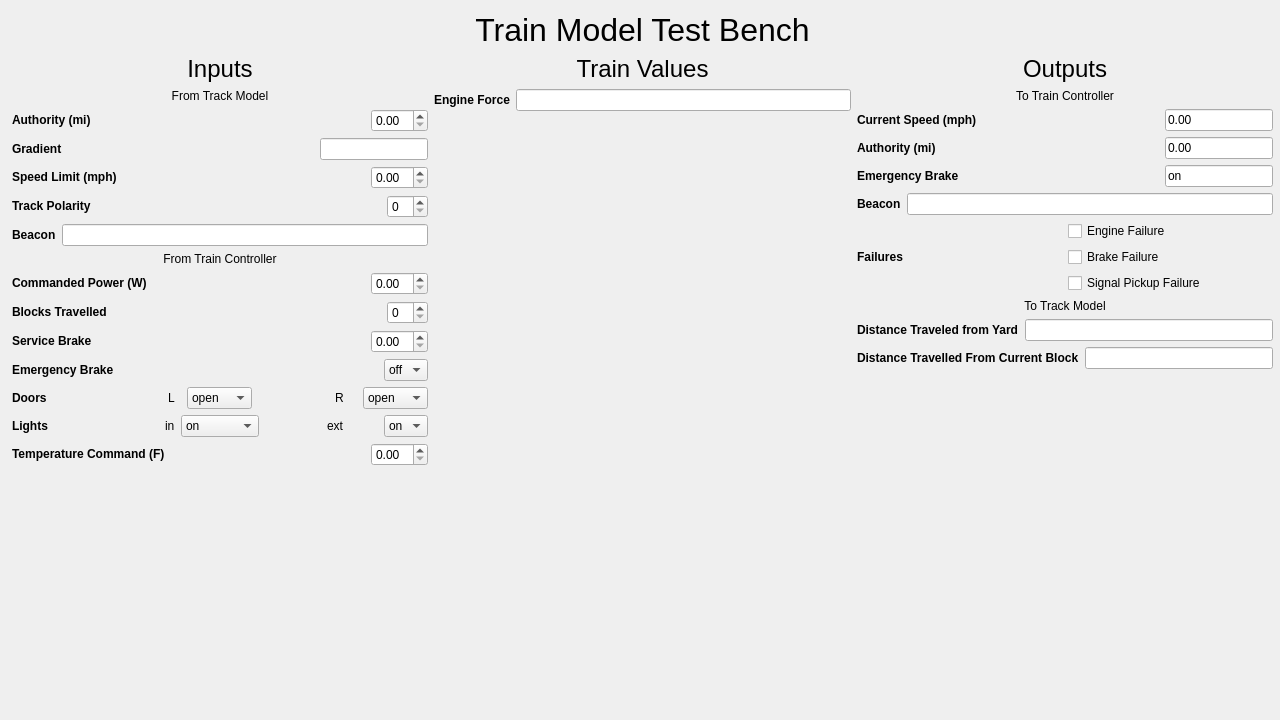
<?xml version="1.0" encoding="UTF-8"?>
<ui version="4.0">
 <class>TrainModelModule</class>
 <widget class="QMainWindow" name="TrainModelModule">
  <property name="geometry">
   <rect>
    <x>0</x>
    <y>0</y>
    <width>1280</width>
    <height>720</height>
   </rect>
  </property>
  <property name="maximumSize">
   <size>
    <width>1280</width>
    <height>720</height>
   </size>
  </property>
  <property name="font">
   <font>
    <family>Arial</family>
   </font>
  </property>
  <property name="windowTitle">
   <string>Train Model Test Bench</string>
  </property>
  <widget class="QWidget" name="centralwidget">
   <property name="mouseTracking">
    <bool>false</bool>
   </property>
   <widget class="QWidget" name="">
    <property name="geometry">
     <rect>
      <x>12</x>
      <y>12</y>
      <width>1261</width>
      <height>681</height>
     </rect>
    </property>
    <layout class="QVBoxLayout" name="verticalLayout_6">
     <item>
      <widget class="QLabel" name="label_32">
       <property name="text">
        <string>&lt;html&gt;&lt;head/&gt;&lt;body&gt;&lt;p align=&quot;center&quot;&gt;&lt;span style=&quot; font-size:24pt;&quot;&gt;Train Model Test Bench&lt;/span&gt;&lt;/p&gt;&lt;/body&gt;&lt;/html&gt;</string>
       </property>
      </widget>
     </item>
     <item>
      <layout class="QHBoxLayout" name="horizontalLayout_21">
       <item>
        <layout class="QVBoxLayout" name="verticalLayout_2">
         <item>
          <widget class="QLabel" name="label_17">
           <property name="text">
            <string>&lt;html&gt;&lt;head/&gt;&lt;body&gt;&lt;p align=&quot;center&quot;&gt;&lt;span style=&quot; font-size:18pt;&quot;&gt;Inputs&lt;/span&gt;&lt;/p&gt;&lt;/body&gt;&lt;/html&gt;</string>
           </property>
          </widget>
         </item>
         <item>
          <layout class="QVBoxLayout" name="verticalLayout">
           <item>
            <widget class="QLabel" name="label_26">
             <property name="text">
              <string>&lt;html&gt;&lt;head/&gt;&lt;body&gt;&lt;p align=&quot;center&quot;&gt;From Track Model&lt;/p&gt;&lt;/body&gt;&lt;/html&gt;</string>
             </property>
            </widget>
           </item>
           <item>
            <layout class="QHBoxLayout" name="horizontalLayout_2">
             <item>
              <widget class="QLabel" name="label_2">
               <property name="text">
                <string>&lt;html&gt;&lt;head/&gt;&lt;body&gt;&lt;p&gt;&lt;span style=&quot; font-weight:600;&quot;&gt;Authority (mi)&lt;/span&gt;&lt;/p&gt;&lt;/body&gt;&lt;/html&gt;</string>
               </property>
              </widget>
             </item>
             <item alignment="Qt::AlignRight">
              <widget class="QDoubleSpinBox" name="authoritySelect"/>
             </item>
            </layout>
           </item>
           <item>
            <layout class="QHBoxLayout" name="horizontalLayout_6">
             <item>
              <widget class="QLabel" name="label_6">
               <property name="text">
                <string>&lt;html&gt;&lt;head/&gt;&lt;body&gt;&lt;p&gt;&lt;span style=&quot; font-weight:600;&quot;&gt;Gradient&lt;/span&gt;&lt;/p&gt;&lt;/body&gt;&lt;/html&gt;</string>
               </property>
              </widget>
             </item>
             <item alignment="Qt::AlignRight">
              <widget class="QLineEdit" name="lineEdit_4"/>
             </item>
            </layout>
           </item>
           <item>
            <layout class="QHBoxLayout" name="horizontalLayout_3">
             <item>
              <widget class="QLabel" name="label_3">
               <property name="text">
                <string>&lt;html&gt;&lt;head/&gt;&lt;body&gt;&lt;p&gt;&lt;span style=&quot; font-weight:600;&quot;&gt;Speed Limit (mph)&lt;/span&gt;&lt;/p&gt;&lt;/body&gt;&lt;/html&gt;</string>
               </property>
              </widget>
             </item>
             <item alignment="Qt::AlignRight">
              <widget class="QDoubleSpinBox" name="tb_speedLimitSelect"/>
             </item>
            </layout>
           </item>
           <item>
            <layout class="QHBoxLayout" name="horizontalLayout_10">
             <item>
              <widget class="QLabel" name="label_14">
               <property name="text">
                <string>&lt;html&gt;&lt;head/&gt;&lt;body&gt;&lt;p&gt;&lt;span style=&quot; font-weight:600;&quot;&gt;Track Polarity&lt;/span&gt;&lt;/p&gt;&lt;/body&gt;&lt;/html&gt;</string>
               </property>
              </widget>
             </item>
             <item alignment="Qt::AlignRight">
              <widget class="QSpinBox" name="tb_trackPolarity"/>
             </item>
            </layout>
           </item>
           <item>
            <layout class="QHBoxLayout" name="horizontalLayout_16">
             <item>
              <widget class="QLabel" name="label_22">
               <property name="text">
                <string>&lt;html&gt;&lt;head/&gt;&lt;body&gt;&lt;p&gt;&lt;span style=&quot; font-weight:600;&quot;&gt;Beacon&lt;/span&gt;&lt;/p&gt;&lt;/body&gt;&lt;/html&gt;</string>
               </property>
              </widget>
             </item>
             <item>
              <widget class="QLineEdit" name="tb_beaconEntry"/>
             </item>
            </layout>
           </item>
           <item>
            <widget class="QLabel" name="label_27">
             <property name="text">
              <string>&lt;html&gt;&lt;head/&gt;&lt;body&gt;&lt;p align=&quot;center&quot;&gt;From Train Controller&lt;/p&gt;&lt;/body&gt;&lt;/html&gt;</string>
             </property>
            </widget>
           </item>
           <item>
            <layout class="QHBoxLayout" name="horizontalLayout">
             <item>
              <widget class="QLabel" name="label">
               <property name="text">
                <string>&lt;html&gt;&lt;head/&gt;&lt;body&gt;&lt;p&gt;&lt;span style=&quot; font-weight:600;&quot;&gt;Commanded Power (W)&lt;/span&gt;&lt;/p&gt;&lt;/body&gt;&lt;/html&gt;</string>
               </property>
              </widget>
             </item>
             <item alignment="Qt::AlignRight">
              <widget class="QDoubleSpinBox" name="velocitySelect"/>
             </item>
            </layout>
           </item>
           <item>
            <layout class="QHBoxLayout" name="horizontalLayout_4">
             <item>
              <widget class="QLabel" name="label_4">
               <property name="text">
                <string>&lt;html&gt;&lt;head/&gt;&lt;body&gt;&lt;p&gt;&lt;span style=&quot; font-weight:600;&quot;&gt;Blocks Travelled&lt;/span&gt;&lt;/p&gt;&lt;/body&gt;&lt;/html&gt;</string>
               </property>
              </widget>
             </item>
             <item alignment="Qt::AlignRight">
              <widget class="QSpinBox" name="blockSelect"/>
             </item>
            </layout>
           </item>
           <item>
            <layout class="QHBoxLayout" name="horizontalLayout_5">
             <item>
              <widget class="QLabel" name="label_5">
               <property name="text">
                <string>&lt;html&gt;&lt;head/&gt;&lt;body&gt;&lt;p&gt;&lt;span style=&quot; font-weight:600;&quot;&gt;Service Brake&lt;/span&gt;&lt;/p&gt;&lt;/body&gt;&lt;/html&gt;</string>
               </property>
              </widget>
             </item>
             <item alignment="Qt::AlignRight">
              <widget class="QDoubleSpinBox" name="tb_serviceBrake"/>
             </item>
            </layout>
           </item>
           <item>
            <layout class="QHBoxLayout" name="horizontalLayout_18">
             <item>
              <widget class="QLabel" name="label_24">
               <property name="text">
                <string>&lt;html&gt;&lt;head/&gt;&lt;body&gt;&lt;p&gt;&lt;span style=&quot; font-weight:600;&quot;&gt;Emergency Brake&lt;/span&gt;&lt;/p&gt;&lt;/body&gt;&lt;/html&gt;</string>
               </property>
              </widget>
             </item>
             <item alignment="Qt::AlignRight">
              <widget class="QComboBox" name="tb_eBrakeToggle">
               <item>
                <property name="text">
                 <string>off</string>
                </property>
               </item>
               <item>
                <property name="text">
                 <string>on</string>
                </property>
               </item>
              </widget>
             </item>
            </layout>
           </item>
           <item>
            <layout class="QHBoxLayout" name="horizontalLayout_7">
             <item>
              <widget class="QLabel" name="label_7">
               <property name="text">
                <string>&lt;html&gt;&lt;head/&gt;&lt;body&gt;&lt;p&gt;&lt;span style=&quot; font-weight:600;&quot;&gt;Doors&lt;/span&gt;&lt;/p&gt;&lt;/body&gt;&lt;/html&gt;</string>
               </property>
              </widget>
             </item>
             <item alignment="Qt::AlignRight">
              <widget class="QLabel" name="label_8">
               <property name="text">
                <string>L</string>
               </property>
              </widget>
             </item>
             <item alignment="Qt::AlignHCenter">
              <widget class="QComboBox" name="tb_leftDoorToggle">
               <item>
                <property name="text">
                 <string>open</string>
                </property>
               </item>
               <item>
                <property name="text">
                 <string>closed</string>
                </property>
               </item>
              </widget>
             </item>
             <item alignment="Qt::AlignRight|Qt::AlignVCenter">
              <widget class="QLabel" name="label_9">
               <property name="text">
                <string>R</string>
               </property>
              </widget>
             </item>
             <item alignment="Qt::AlignRight">
              <widget class="QComboBox" name="tb_rightDoorToggle">
               <item>
                <property name="text">
                 <string>open</string>
                </property>
               </item>
               <item>
                <property name="text">
                 <string>closed</string>
                </property>
               </item>
              </widget>
             </item>
            </layout>
           </item>
           <item>
            <layout class="QHBoxLayout" name="horizontalLayout_8">
             <item>
              <widget class="QLabel" name="label_10">
               <property name="text">
                <string>&lt;html&gt;&lt;head/&gt;&lt;body&gt;&lt;p&gt;&lt;span style=&quot; font-weight:600;&quot;&gt;Lights&lt;/span&gt;&lt;/p&gt;&lt;/body&gt;&lt;/html&gt;</string>
               </property>
              </widget>
             </item>
             <item alignment="Qt::AlignRight">
              <widget class="QLabel" name="label_11">
               <property name="text">
                <string>in</string>
               </property>
              </widget>
             </item>
             <item>
              <widget class="QComboBox" name="tb_inLightToggle">
               <item>
                <property name="text">
                 <string>on</string>
                </property>
               </item>
               <item>
                <property name="text">
                 <string>off</string>
                </property>
               </item>
              </widget>
             </item>
             <item alignment="Qt::AlignRight">
              <widget class="QLabel" name="label_12">
               <property name="text">
                <string>ext</string>
               </property>
              </widget>
             </item>
             <item alignment="Qt::AlignRight">
              <widget class="QComboBox" name="tb_extLightToggle">
               <item>
                <property name="text">
                 <string>on</string>
                </property>
               </item>
               <item>
                <property name="text">
                 <string>off</string>
                </property>
               </item>
              </widget>
             </item>
            </layout>
           </item>
           <item>
            <layout class="QHBoxLayout" name="horizontalLayout_9">
             <item>
              <widget class="QLabel" name="label_13">
               <property name="text">
                <string>&lt;html&gt;&lt;head/&gt;&lt;body&gt;&lt;p&gt;&lt;span style=&quot; font-weight:600;&quot;&gt;Temperature Command (F)&lt;/span&gt;&lt;/p&gt;&lt;/body&gt;&lt;/html&gt;</string>
               </property>
              </widget>
             </item>
             <item alignment="Qt::AlignRight">
              <widget class="QDoubleSpinBox" name="tb_temperatureSelect"/>
             </item>
            </layout>
           </item>
           <item>
            <spacer name="verticalSpacer_2">
             <property name="orientation">
              <enum>Qt::Vertical</enum>
             </property>
             <property name="sizeHint" stdset="0">
              <size>
               <width>20</width>
               <height>40</height>
              </size>
             </property>
            </spacer>
           </item>
          </layout>
         </item>
        </layout>
       </item>
       <item>
        <layout class="QGridLayout" name="gridLayout">
         <item row="4" column="0">
          <spacer name="verticalSpacer">
           <property name="orientation">
            <enum>Qt::Vertical</enum>
           </property>
           <property name="sizeHint" stdset="0">
            <size>
             <width>20</width>
             <height>40</height>
            </size>
           </property>
          </spacer>
         </item>
         <item row="0" column="0">
          <widget class="QLabel" name="label_30">
           <property name="text">
            <string>&lt;html&gt;&lt;head/&gt;&lt;body&gt;&lt;p align=&quot;center&quot;&gt;&lt;span style=&quot; font-size:18pt;&quot;&gt;Train Values&lt;/span&gt;&lt;/p&gt;&lt;/body&gt;&lt;/html&gt;</string>
           </property>
          </widget>
         </item>
         <item row="3" column="0">
          <layout class="QHBoxLayout" name="horizontalLayout_20">
           <item>
            <widget class="QLabel" name="label_31">
             <property name="text">
              <string>&lt;html&gt;&lt;head/&gt;&lt;body&gt;&lt;p&gt;&lt;span style=&quot; font-weight:600;&quot;&gt;Engine Force&lt;/span&gt;&lt;/p&gt;&lt;/body&gt;&lt;/html&gt;</string>
             </property>
            </widget>
           </item>
           <item>
            <widget class="QLineEdit" name="lineEdit_3"/>
           </item>
          </layout>
         </item>
        </layout>
       </item>
       <item>
        <layout class="QVBoxLayout" name="verticalLayout_4">
         <item>
          <widget class="QLabel" name="label_23">
           <property name="text">
            <string>&lt;html&gt;&lt;head/&gt;&lt;body&gt;&lt;p align=&quot;center&quot;&gt;&lt;span style=&quot; font-size:18pt;&quot;&gt;Outputs&lt;/span&gt;&lt;/p&gt;&lt;/body&gt;&lt;/html&gt;</string>
           </property>
          </widget>
         </item>
         <item>
          <layout class="QVBoxLayout" name="verticalLayout_3">
           <item alignment="Qt::AlignHCenter|Qt::AlignVCenter">
            <widget class="QLabel" name="label_15">
             <property name="text">
              <string>&lt;html&gt;&lt;head/&gt;&lt;body&gt;&lt;p align=&quot;center&quot;&gt;To Train Controller&lt;/p&gt;&lt;/body&gt;&lt;/html&gt;</string>
             </property>
            </widget>
           </item>
           <item>
            <layout class="QHBoxLayout" name="horizontalLayout_12">
             <item>
              <widget class="QLabel" name="label_18">
               <property name="text">
                <string>&lt;html&gt;&lt;head/&gt;&lt;body&gt;&lt;p&gt;&lt;span style=&quot; font-weight:600;&quot;&gt;Current Speed (mph)&lt;/span&gt;&lt;/p&gt;&lt;/body&gt;&lt;/html&gt;</string>
               </property>
              </widget>
             </item>
             <item alignment="Qt::AlignRight">
              <widget class="QLineEdit" name="tb_curSpeedDisplay">
               <property name="text">
                <string>0.00</string>
               </property>
               <property name="readOnly">
                <bool>true</bool>
               </property>
              </widget>
             </item>
            </layout>
           </item>
           <item>
            <layout class="QHBoxLayout" name="horizontalLayout_13">
             <item>
              <widget class="QLabel" name="label_19">
               <property name="text">
                <string>&lt;html&gt;&lt;head/&gt;&lt;body&gt;&lt;p&gt;&lt;span style=&quot; font-weight:600;&quot;&gt;Authority (mi)&lt;/span&gt;&lt;/p&gt;&lt;/body&gt;&lt;/html&gt;</string>
               </property>
              </widget>
             </item>
             <item alignment="Qt::AlignRight">
              <widget class="QLineEdit" name="authorityDisplay">
               <property name="text">
                <string>0.00</string>
               </property>
               <property name="readOnly">
                <bool>true</bool>
               </property>
              </widget>
             </item>
            </layout>
           </item>
           <item>
            <layout class="QHBoxLayout" name="horizontalLayout_14">
             <item>
              <widget class="QLabel" name="label_20">
               <property name="text">
                <string>&lt;html&gt;&lt;head/&gt;&lt;body&gt;&lt;p&gt;&lt;span style=&quot; font-weight:600;&quot;&gt;Emergency Brake&lt;/span&gt;&lt;/p&gt;&lt;/body&gt;&lt;/html&gt;</string>
               </property>
              </widget>
             </item>
             <item alignment="Qt::AlignRight">
              <widget class="QLineEdit" name="eBrakeDisplay">
               <property name="text">
                <string>on</string>
               </property>
               <property name="readOnly">
                <bool>true</bool>
               </property>
              </widget>
             </item>
            </layout>
           </item>
           <item>
            <layout class="QHBoxLayout" name="horizontalLayout_15">
             <item>
              <widget class="QLabel" name="label_21">
               <property name="text">
                <string>&lt;html&gt;&lt;head/&gt;&lt;body&gt;&lt;p&gt;&lt;span style=&quot; font-weight:600;&quot;&gt;Beacon&lt;/span&gt;&lt;/p&gt;&lt;/body&gt;&lt;/html&gt;</string>
               </property>
              </widget>
             </item>
             <item>
              <widget class="QLineEdit" name="tb_beaconDisplay">
               <property name="readOnly">
                <bool>true</bool>
               </property>
              </widget>
             </item>
            </layout>
           </item>
           <item>
            <layout class="QHBoxLayout" name="horizontalLayout_19">
             <item>
              <widget class="QLabel" name="label_29">
               <property name="text">
                <string>&lt;html&gt;&lt;head/&gt;&lt;body&gt;&lt;p&gt;&lt;span style=&quot; font-weight:600;&quot;&gt;Failures&lt;/span&gt;&lt;/p&gt;&lt;/body&gt;&lt;/html&gt;</string>
               </property>
              </widget>
             </item>
             <item>
              <layout class="QVBoxLayout" name="verticalLayout_5">
               <item>
                <widget class="QCheckBox" name="checkBox">
                 <property name="text">
                  <string>Engine Failure</string>
                 </property>
                </widget>
               </item>
               <item>
                <widget class="QCheckBox" name="checkBox_2">
                 <property name="text">
                  <string>Brake Failure</string>
                 </property>
                </widget>
               </item>
               <item>
                <widget class="QCheckBox" name="checkBox_3">
                 <property name="text">
                  <string>Signal Pickup Failure</string>
                 </property>
                </widget>
               </item>
              </layout>
             </item>
            </layout>
           </item>
           <item>
            <widget class="QLabel" name="label_16">
             <property name="text">
              <string>&lt;html&gt;&lt;head/&gt;&lt;body&gt;&lt;p align=&quot;center&quot;&gt;To Track Model&lt;/p&gt;&lt;/body&gt;&lt;/html&gt;</string>
             </property>
            </widget>
           </item>
           <item>
            <layout class="QHBoxLayout" name="horizontalLayout_17">
             <item>
              <widget class="QLabel" name="label_25">
               <property name="text">
                <string>&lt;html&gt;&lt;head/&gt;&lt;body&gt;&lt;p&gt;&lt;span style=&quot; font-weight:600;&quot;&gt;Distance Traveled from Yard&lt;/span&gt;&lt;/p&gt;&lt;/body&gt;&lt;/html&gt;</string>
               </property>
              </widget>
             </item>
             <item>
              <widget class="QLineEdit" name="lineEdit"/>
             </item>
            </layout>
           </item>
          </layout>
         </item>
         <item>
          <layout class="QHBoxLayout" name="horizontalLayout_11">
           <item>
            <widget class="QLabel" name="label_28">
             <property name="text">
              <string>&lt;html&gt;&lt;head/&gt;&lt;body&gt;&lt;p&gt;&lt;span style=&quot; font-weight:600;&quot;&gt;Distance Travelled From Current Block&lt;/span&gt;&lt;/p&gt;&lt;/body&gt;&lt;/html&gt;</string>
             </property>
            </widget>
           </item>
           <item>
            <widget class="QLineEdit" name="lineEdit_2"/>
           </item>
          </layout>
         </item>
         <item>
          <spacer name="verticalSpacer_3">
           <property name="orientation">
            <enum>Qt::Vertical</enum>
           </property>
           <property name="sizeHint" stdset="0">
            <size>
             <width>20</width>
             <height>40</height>
            </size>
           </property>
          </spacer>
         </item>
        </layout>
       </item>
      </layout>
     </item>
    </layout>
   </widget>
  </widget>
 </widget>
 <resources/>
 <connections/>
</ui>
